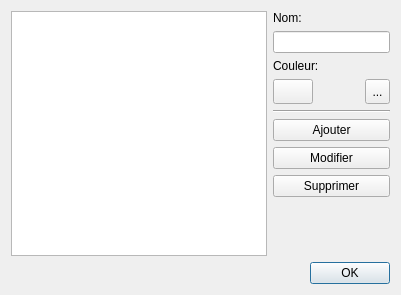
<?xml version="1.0" encoding="UTF-8"?>
<ui version="4.0">
 <class>DialogCategory</class>
 <widget class="QDialog" name="DialogCategory">
  <property name="geometry">
   <rect>
    <x>0</x>
    <y>0</y>
    <width>401</width>
    <height>295</height>
   </rect>
  </property>
  <property name="windowTitle">
   <string>Catégories</string>
  </property>
  <layout class="QVBoxLayout" name="verticalLayout">
   <item>
    <layout class="QHBoxLayout" name="horizontalLayout">
     <item>
      <widget class="QTableWidget" name="tableWidget"/>
     </item>
     <item>
      <layout class="QVBoxLayout" name="verticalLayout_2">
       <item>
        <widget class="QLabel" name="label">
         <property name="text">
          <string>Nom:</string>
         </property>
        </widget>
       </item>
       <item>
        <widget class="QLineEdit" name="lineEdit_name"/>
       </item>
       <item>
        <widget class="QLabel" name="label_2">
         <property name="text">
          <string>Couleur:</string>
         </property>
        </widget>
       </item>
       <item>
        <layout class="QHBoxLayout" name="horizontalLayout_2">
         <item>
          <widget class="QPushButton" name="pushButton_color">
           <property name="minimumSize">
            <size>
             <width>0</width>
             <height>25</height>
            </size>
           </property>
           <property name="text">
            <string/>
           </property>
           <property name="icon">
            <iconset resource="../ressources.qrc">
             <normaloff>:/app/color</normaloff>:/app/color</iconset>
           </property>
          </widget>
         </item>
         <item>
          <widget class="QLabel" name="label_color">
           <property name="styleSheet">
            <string notr="true"/>
           </property>
           <property name="text">
            <string/>
           </property>
           <property name="scaledContents">
            <bool>false</bool>
           </property>
          </widget>
         </item>
         <item>
          <widget class="QToolButton" name="toolButton_colorDefault">
           <property name="minimumSize">
            <size>
             <width>25</width>
             <height>25</height>
            </size>
           </property>
           <property name="text">
            <string>...</string>
           </property>
           <property name="icon">
            <iconset resource="../ressources.qrc">
             <normaloff>:/app/quit</normaloff>:/app/quit</iconset>
           </property>
          </widget>
         </item>
        </layout>
       </item>
       <item>
        <widget class="Line" name="line">
         <property name="orientation">
          <enum>Qt::Horizontal</enum>
         </property>
        </widget>
       </item>
       <item>
        <widget class="QPushButton" name="pushButton_add">
         <property name="text">
          <string>Ajouter</string>
         </property>
         <property name="icon">
          <iconset resource="../ressources.qrc">
           <normaloff>:/app/insert</normaloff>:/app/insert</iconset>
         </property>
        </widget>
       </item>
       <item>
        <widget class="QPushButton" name="pushButton_edit">
         <property name="text">
          <string>Modifier</string>
         </property>
         <property name="icon">
          <iconset resource="../ressources.qrc">
           <normaloff>:/app/Edit</normaloff>:/app/Edit</iconset>
         </property>
        </widget>
       </item>
       <item>
        <widget class="QPushButton" name="pushButton_del">
         <property name="text">
          <string>Supprimer</string>
         </property>
         <property name="icon">
          <iconset resource="../ressources.qrc">
           <normaloff>:/app/remove</normaloff>:/app/remove</iconset>
         </property>
        </widget>
       </item>
       <item>
        <spacer name="verticalSpacer">
         <property name="orientation">
          <enum>Qt::Vertical</enum>
         </property>
         <property name="sizeHint" stdset="0">
          <size>
           <width>20</width>
           <height>40</height>
          </size>
         </property>
        </spacer>
       </item>
      </layout>
     </item>
    </layout>
   </item>
   <item>
    <widget class="QDialogButtonBox" name="buttonBox">
     <property name="orientation">
      <enum>Qt::Horizontal</enum>
     </property>
     <property name="standardButtons">
      <set>QDialogButtonBox::Ok</set>
     </property>
    </widget>
   </item>
  </layout>
 </widget>
 <resources>
  <include location="../ressources.qrc"/>
 </resources>
 <connections>
  <connection>
   <sender>buttonBox</sender>
   <signal>accepted()</signal>
   <receiver>DialogCategory</receiver>
   <slot>accept()</slot>
   <hints>
    <hint type="sourcelabel">
     <x>248</x>
     <y>254</y>
    </hint>
    <hint type="destinationlabel">
     <x>157</x>
     <y>274</y>
    </hint>
   </hints>
  </connection>
  <connection>
   <sender>buttonBox</sender>
   <signal>rejected()</signal>
   <receiver>DialogCategory</receiver>
   <slot>reject()</slot>
   <hints>
    <hint type="sourcelabel">
     <x>316</x>
     <y>260</y>
    </hint>
    <hint type="destinationlabel">
     <x>286</x>
     <y>274</y>
    </hint>
   </hints>
  </connection>
 </connections>
</ui>
